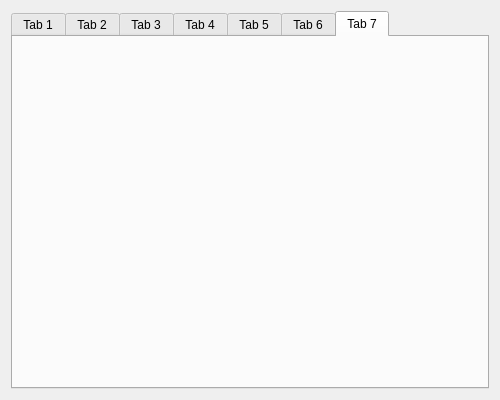
<?xml version="1.0" encoding="UTF-8"?>
<ui version="4.0">
 <class>MainWidget</class>
 <widget class="QWidget" name="MainWidget">
  <property name="geometry">
   <rect>
    <x>0</x>
    <y>0</y>
    <width>500</width>
    <height>400</height>
   </rect>
  </property>
  <property name="windowTitle">
   <string>MainWidget</string>
  </property>
  <layout class="QVBoxLayout" name="verticalLayout">
   <item>
    <widget class="QTabWidget" name="tabWidget">
     <property name="currentIndex">
      <number>6</number>
     </property>
     <widget class="QWidget" name="pTab1">
      <attribute name="title">
       <string>Tab 1</string>
      </attribute>
     </widget>
     <widget class="QWidget" name="pTab2">
      <attribute name="title">
       <string>Tab 2</string>
      </attribute>
     </widget>
     <widget class="QWidget" name="pTab3">
      <attribute name="title">
       <string>Tab 3</string>
      </attribute>
     </widget>
     <widget class="QWidget" name="pTab4">
      <attribute name="title">
       <string>Tab 4</string>
      </attribute>
     </widget>
     <widget class="QWidget" name="pTab5">
      <attribute name="title">
       <string>Tab 5</string>
      </attribute>
     </widget>
     <widget class="QWidget" name="pTab6">
      <attribute name="title">
       <string>Tab 6</string>
      </attribute>
     </widget>
     <widget class="QWidget" name="pTab7">
      <attribute name="title">
       <string>Tab 7</string>
      </attribute>
     </widget>
    </widget>
   </item>
  </layout>
 </widget>
 <resources/>
 <connections/>
</ui>
